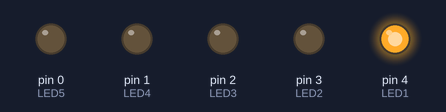
Bench run of a sketch on a simulated Arduino Uno, built with avr-gcc and run on an emulated ATmega328P. Parts: output pins drawn as LEDs (lit = HIGH).

Above: at 2.7 s.
At 3.2 s:
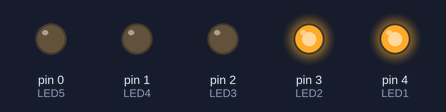
At 3.7 s:
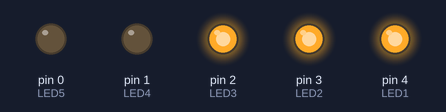
At 4.7 s:
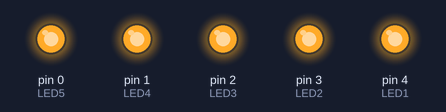
At 5.7 s:
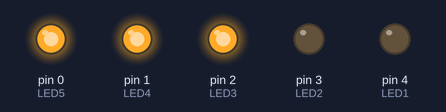
At 7.2 s:
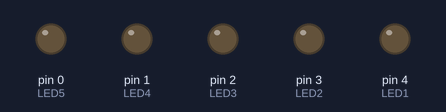
Timing chart, 0 to 9.8 s (numbered marks = the images above):
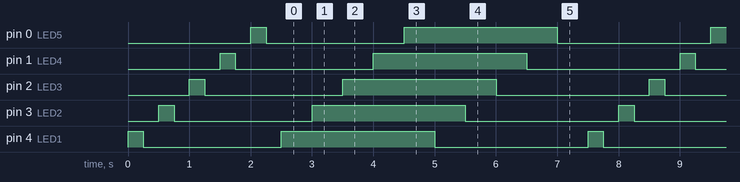

The sketch:

Blinky.ino
```cpp
#define LED1 4
#define LED2 3
#define LED3 2
#define LED4 1
#define LED5 0

void blinkLED(int led, int delayTime);
void allOn(int delayTime);
void allOff(int delayTime);

void setup() {
  // put your setup code here, to run once:
  pinMode(LED1, OUTPUT);
  digitalWrite(LED1, LOW);
  pinMode(LED2, OUTPUT);
  digitalWrite(LED2, LOW);
  pinMode(LED3, OUTPUT);
  digitalWrite(LED3, LOW);
  pinMode(LED4, OUTPUT);
  digitalWrite(LED4, LOW);
  pinMode(LED5, OUTPUT);
  digitalWrite(LED5, LOW);

}

#define BLINK_DELAY 250

void loop() {
  // put your main code here, to run repeatedly:
  blinkLED(LED1, BLINK_DELAY);
  blinkLED(LED2, BLINK_DELAY);
  blinkLED(LED3, BLINK_DELAY);
  blinkLED(LED4, BLINK_DELAY);
  blinkLED(LED5, BLINK_DELAY);
  allOn(500);
  allOff(500);
}

void blinkLED(int led, int delayTime)
{
  digitalWrite(led, HIGH);
  delay(delayTime);
  digitalWrite(led, LOW);
  delay(delayTime);
}

void allOn(int delayTime)
{
  digitalWrite(LED1, HIGH);
  delay(delayTime);
  digitalWrite(LED2, HIGH);
  delay(delayTime);
  digitalWrite(LED3, HIGH);
  delay(delayTime);
  digitalWrite(LED4, HIGH);
  delay(delayTime);
  digitalWrite(LED5, HIGH);
  delay(delayTime);
}


void allOff(int delayTime)
{
  digitalWrite(LED1, LOW);
  delay(delayTime);
  digitalWrite(LED2, LOW);
  delay(delayTime);
  digitalWrite(LED3, LOW);
  delay(delayTime);
  digitalWrite(LED4, LOW);
  delay(delayTime);
  digitalWrite(LED5, LOW);
  delay(delayTime);
}
```

Measured:
- by itself, pin 0 (LED5), pin 1 (LED4), pin 2 (LED3), pin 3 (LED2), pin 4 (LED1): repeats every 7.5 s: LOW 2.3 s, HIGH 2.5 s, LOW 2.5 s, HIGH 0.25 s
- by itself, everything shown: repeats every 7.5 s, in 20 steps
